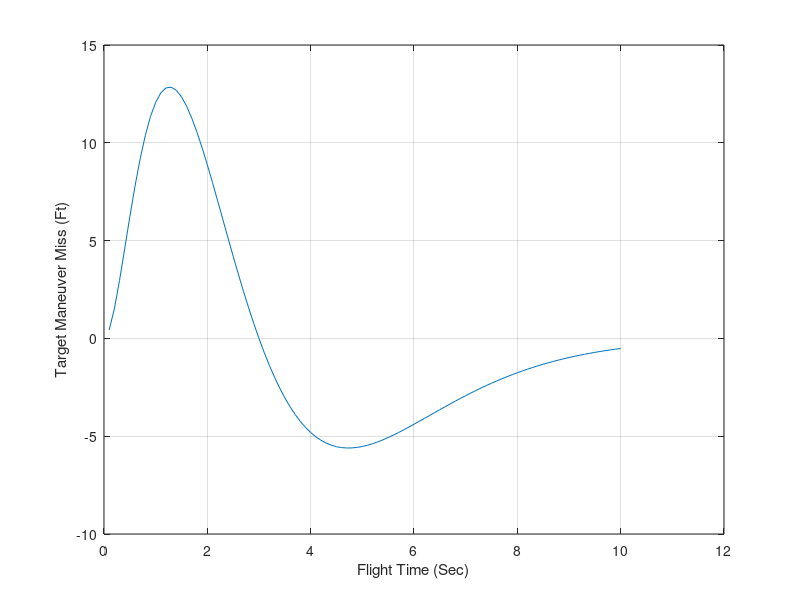
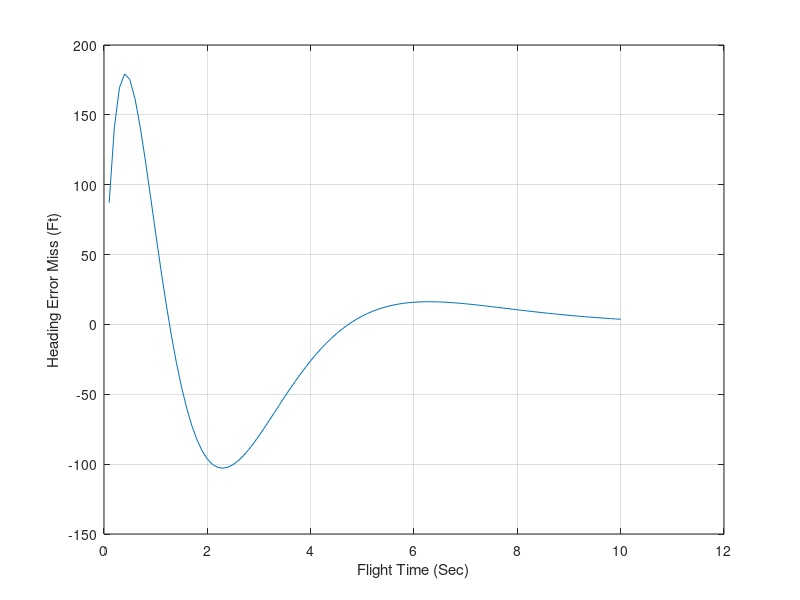

The MATLAB script that drew these images, in order:
clear
n=0;
XNT=96.6;
XNP=4.;
TAU=1.;
TF=10;
VM=3000.;
HEDEG=-20.;
T=0.;
S=0.;
TP=T+.00001;
X1=0;
X2=0;
X3=1;
X4=0;
H=.01;
HE=HEDEG/57.3;
while TP<=(TF-1e-5)
	X1OLD=X1;
	X2OLD=X2;
	X3OLD=X3;
	X4OLD=X4;
   	STEP=1;
   	FLAG=0;
	while STEP<=1
      		if FLAG==1
         		STEP=2;
         		X1=X1+H*X1D;
         		X2=X2+H*X2D;
         		X3=X3+H*X3D;
         		X4=X4+H*X4D;
         		TP=TP+H;
      		end
      		X1D=X2;
      		X2D=X3;
      		Y1=(X4-X2)/TAU;
      		TGO=TP+.00001;
      		X3D=XNP*Y1/TGO;
      		X4D=-Y1;
      		FLAG=1;
   	end
   	FLAG=0;
	X1=(X1OLD+X1)/2+.5*H*X1D;
	X2=(X2OLD+X2)/2+.5*H*X2D;
	X3=(X3OLD+X3)/2+.5*H*X3D;
	X4=(X4OLD+X4)/2+.5*H*X4D;
	S=S+H;
   	if S>=.0999
      		S=0.;
      		n=n+1;
      		ArrayTP(n)=TP;
      		ArrayXMNT(n)=XNT*X1;
      		ArrayXMHE(n)=-VM*HE*X2;
   	end
end
figure
plot(ArrayTP,ArrayXMNT),grid
xlabel('Flight Time (Sec)')
ylabel('Target Maneuver Miss (Ft)')
figure
plot(ArrayTP,ArrayXMHE),grid
xlabel('Flight Time (Sec)')
ylabel('Heading Error Miss (Ft)')
clc
output=[ArrayTP',ArrayXMNT',ArrayXMHE'];
save datfil output  -ascii
disp 'simulation finished'


